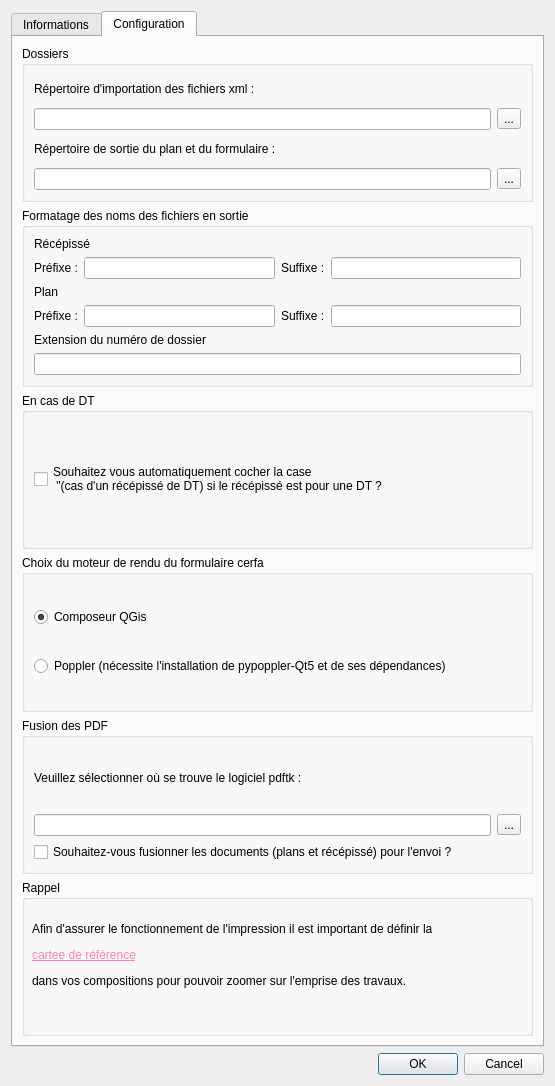
<?xml version="1.0" encoding="UTF-8"?>
<ui version="4.0">
 <class>DICTDialogConfig</class>
 <widget class="QDialog" name="DICTDialogConfig">
  <property name="geometry">
   <rect>
    <x>0</x>
    <y>0</y>
    <width>555</width>
    <height>1086</height>
   </rect>
  </property>
  <property name="windowTitle">
   <string>DICT</string>
  </property>
  <layout class="QGridLayout" name="gridLayout_3">
   <item row="1" column="0">
    <widget class="QDialogButtonBox" name="button_box">
     <property name="orientation">
      <enum>Qt::Horizontal</enum>
     </property>
     <property name="standardButtons">
      <set>QDialogButtonBox::Cancel|QDialogButtonBox::Ok</set>
     </property>
    </widget>
   </item>
   <item row="0" column="0">
    <widget class="QTabWidget" name="tabWidget">
     <property name="currentIndex">
      <number>1</number>
     </property>
     <widget class="QWidget" name="tab">
      <attribute name="title">
       <string>Informations</string>
      </attribute>
      <layout class="QVBoxLayout" name="verticalLayout_15">
       <item>
        <widget class="QGroupBox" name="groupBox">
         <property name="title">
          <string>Coordonnées</string>
         </property>
         <layout class="QGridLayout" name="gridLayout_7">
          <item row="0" column="0" colspan="3">
           <layout class="QVBoxLayout" name="verticalLayout_9">
            <item>
             <widget class="QLabel" name="label">
              <property name="text">
               <string>Dénomination</string>
              </property>
             </widget>
            </item>
            <item>
             <widget class="QLineEdit" name="coordDenom"/>
            </item>
           </layout>
          </item>
          <item row="1" column="0" colspan="3">
           <layout class="QVBoxLayout" name="verticalLayout_8">
            <item>
             <widget class="QLabel" name="label_2">
              <property name="text">
               <string>Personne</string>
              </property>
             </widget>
            </item>
            <item>
             <widget class="QLineEdit" name="coordPersonne"/>
            </item>
           </layout>
          </item>
          <item row="2" column="0" colspan="3">
           <layout class="QVBoxLayout" name="verticalLayout_7">
            <item>
             <widget class="QLabel" name="label_3">
              <property name="text">
               <string>Numéro et voie</string>
              </property>
             </widget>
            </item>
            <item>
             <widget class="QLineEdit" name="coordNumVoie"/>
            </item>
           </layout>
          </item>
          <item row="3" column="0" colspan="3">
           <layout class="QVBoxLayout" name="verticalLayout_6">
            <item>
             <widget class="QLabel" name="label_4">
              <property name="text">
               <string>Lieu Dit /BP</string>
              </property>
             </widget>
            </item>
            <item>
             <widget class="QLineEdit" name="coordBP"/>
            </item>
           </layout>
          </item>
          <item row="4" column="0">
           <layout class="QVBoxLayout" name="verticalLayout_4">
            <item>
             <widget class="QLabel" name="label_5">
              <property name="text">
               <string>Code Postal</string>
              </property>
             </widget>
            </item>
            <item>
             <widget class="QLineEdit" name="coordCP"/>
            </item>
           </layout>
          </item>
          <item row="4" column="1" colspan="2">
           <layout class="QVBoxLayout" name="verticalLayout_5">
            <item>
             <widget class="QLabel" name="label_6">
              <property name="text">
               <string>Commune</string>
              </property>
             </widget>
            </item>
            <item>
             <widget class="QLineEdit" name="coordCommune"/>
            </item>
           </layout>
          </item>
          <item row="5" column="0" colspan="2">
           <layout class="QVBoxLayout" name="verticalLayout_2">
            <item>
             <widget class="QLabel" name="label_7">
              <property name="text">
               <string>Téléphone</string>
              </property>
             </widget>
            </item>
            <item>
             <widget class="QLineEdit" name="coordTel"/>
            </item>
           </layout>
          </item>
          <item row="5" column="2">
           <layout class="QVBoxLayout" name="verticalLayout_3">
            <item>
             <widget class="QLabel" name="label_8">
              <property name="text">
               <string>Fax</string>
              </property>
             </widget>
            </item>
            <item>
             <widget class="QLineEdit" name="coordFax"/>
            </item>
           </layout>
          </item>
         </layout>
        </widget>
       </item>
       <item>
        <widget class="QGroupBox" name="groupBox_2">
         <property name="title">
          <string>Responsable du dossier</string>
         </property>
         <layout class="QVBoxLayout" name="verticalLayout_18">
          <item>
           <layout class="QVBoxLayout" name="verticalLayout">
            <item>
             <widget class="QLabel" name="label_11">
              <property name="text">
               <string>Nom</string>
              </property>
             </widget>
            </item>
            <item>
             <widget class="QLineEdit" name="respNom"/>
            </item>
            <item>
             <widget class="QLabel" name="label_10">
              <property name="text">
               <string>Service</string>
              </property>
             </widget>
            </item>
            <item>
             <widget class="QLineEdit" name="respService"/>
            </item>
            <item>
             <widget class="QLabel" name="label_9">
              <property name="text">
               <string>Téléphone</string>
              </property>
             </widget>
            </item>
            <item>
             <widget class="QLineEdit" name="respTel"/>
            </item>
           </layout>
          </item>
         </layout>
        </widget>
       </item>
       <item>
        <widget class="QGroupBox" name="groupBox_3">
         <property name="title">
          <string>Signataire</string>
         </property>
         <layout class="QVBoxLayout" name="verticalLayout_19">
          <item>
           <layout class="QVBoxLayout" name="verticalLayout_10">
            <item>
             <widget class="QLabel" name="label_12">
              <property name="text">
               <string>Nom</string>
              </property>
             </widget>
            </item>
            <item>
             <widget class="QLineEdit" name="signNom"/>
            </item>
            <item>
             <widget class="QLabel" name="label_13">
              <property name="text">
               <string>Signature</string>
              </property>
             </widget>
            </item>
            <item>
             <widget class="QLineEdit" name="signSignature"/>
            </item>
           </layout>
          </item>
         </layout>
        </widget>
       </item>
       <item>
        <widget class="QGroupBox" name="groupBox_4">
         <property name="title">
          <string>Informations relatives à la dégradation des ouvrages</string>
         </property>
         <layout class="QVBoxLayout" name="verticalLayout_20">
          <item>
           <layout class="QVBoxLayout" name="verticalLayout_12">
            <item>
             <widget class="QLabel" name="label_16">
              <property name="text">
               <string>Numéro de téléphone</string>
              </property>
             </widget>
            </item>
            <item>
             <widget class="QLineEdit" name="TelEndommagement">
              <property name="text">
               <string/>
              </property>
             </widget>
            </item>
            <item>
             <widget class="QLabel" name="label_17">
              <property name="text">
               <string>Numéro du SDIS</string>
              </property>
             </widget>
            </item>
            <item>
             <widget class="QLineEdit" name="Endommagement"/>
            </item>
           </layout>
          </item>
         </layout>
        </widget>
       </item>
      </layout>
     </widget>
     <widget class="QWidget" name="tab_2">
      <attribute name="title">
       <string>Configuration</string>
      </attribute>
      <layout class="QVBoxLayout" name="verticalLayout_17">
       <item>
        <widget class="QGroupBox" name="groupBox_7">
         <property name="title">
          <string>Dossiers</string>
         </property>
         <layout class="QVBoxLayout" name="verticalLayout_13">
          <item>
           <layout class="QGridLayout" name="gridLayout_2">
            <item row="0" column="0">
             <widget class="QLabel" name="label_18">
              <property name="text">
               <string>Répertoire d'importation des fichiers xml :</string>
              </property>
             </widget>
            </item>
            <item row="1" column="0">
             <widget class="QLineEdit" name="configRepXML"/>
            </item>
            <item row="1" column="1">
             <widget class="QToolButton" name="toolButtonXML">
              <property name="text">
               <string>...</string>
              </property>
             </widget>
            </item>
           </layout>
          </item>
          <item>
           <layout class="QGridLayout" name="gridLayout">
            <item row="0" column="0">
             <widget class="QLabel" name="label_14">
              <property name="text">
               <string>Répertoire de sortie du plan et du formulaire :</string>
              </property>
             </widget>
            </item>
            <item row="1" column="0">
             <widget class="QLineEdit" name="configRep"/>
            </item>
            <item row="1" column="1">
             <widget class="QToolButton" name="toolButton">
              <property name="text">
               <string>...</string>
              </property>
             </widget>
            </item>
           </layout>
          </item>
         </layout>
        </widget>
       </item>
       <item>
        <widget class="QGroupBox" name="groupBox_5">
         <property name="title">
          <string>Formatage des noms des fichiers en sortie</string>
         </property>
         <layout class="QVBoxLayout" name="verticalLayout_16">
          <item>
           <layout class="QGridLayout" name="gridLayout_6">
            <item row="0" column="0" colspan="2">
             <widget class="QLabel" name="label_25">
              <property name="text">
               <string>Récépissé</string>
              </property>
             </widget>
            </item>
            <item row="1" column="0">
             <widget class="QLabel" name="label_27">
              <property name="text">
               <string>Préfixe :</string>
              </property>
             </widget>
            </item>
            <item row="1" column="1">
             <widget class="QLineEdit" name="prefRecep"/>
            </item>
            <item row="1" column="2">
             <widget class="QLabel" name="label_28">
              <property name="text">
               <string>Suffixe :</string>
              </property>
             </widget>
            </item>
            <item row="1" column="3">
             <widget class="QLineEdit" name="sufRecep"/>
            </item>
           </layout>
          </item>
          <item>
           <layout class="QGridLayout" name="gridLayout_4">
            <item row="0" column="0">
             <widget class="QLabel" name="label_29">
              <property name="text">
               <string>Plan</string>
              </property>
             </widget>
            </item>
            <item row="1" column="0">
             <widget class="QLabel" name="label_30">
              <property name="text">
               <string>Préfixe :</string>
              </property>
             </widget>
            </item>
            <item row="1" column="1">
             <widget class="QLineEdit" name="prefPlan"/>
            </item>
            <item row="1" column="2">
             <widget class="QLabel" name="label_31">
              <property name="text">
               <string>Suffixe :</string>
              </property>
             </widget>
            </item>
            <item row="1" column="3">
             <widget class="QLineEdit" name="sufPlan"/>
            </item>
           </layout>
          </item>
          <item>
           <layout class="QVBoxLayout" name="verticalLayout_11">
            <item>
             <widget class="QLabel" name="label_15">
              <property name="text">
               <string>Extension du numéro de dossier</string>
              </property>
             </widget>
            </item>
            <item>
             <widget class="QLineEdit" name="configExtension"/>
            </item>
           </layout>
          </item>
         </layout>
        </widget>
       </item>
       <item>
        <widget class="QGroupBox" name="groupBox_8">
         <property name="title">
          <string>En cas de DT</string>
         </property>
         <layout class="QVBoxLayout" name="verticalLayout_23">
          <item>
           <widget class="QCheckBox" name="casDT">
            <property name="text">
             <string>Souhaitez vous automatiquement cocher la case
 &quot;(cas d'un récépissé de DT) si le récépissé est pour une DT ?</string>
            </property>
           </widget>
          </item>
         </layout>
        </widget>
       </item>
       <item>
        <widget class="QGroupBox" name="groupBox_6">
         <property name="title">
          <string>Choix du moteur de rendu du formulaire cerfa</string>
         </property>
         <layout class="QVBoxLayout" name="verticalLayout_21">
          <item>
           <widget class="QRadioButton" name="radioQGisComposer">
            <property name="text">
             <string>Composeur QGis</string>
            </property>
            <property name="checked">
             <bool>true</bool>
            </property>
           </widget>
          </item>
          <item>
           <widget class="QRadioButton" name="radioPoppler">
            <property name="text">
             <string>Poppler (nécessite l'installation de pypoppler-Qt5 et de ses dépendances)</string>
            </property>
           </widget>
          </item>
         </layout>
        </widget>
       </item>
       <item>
        <widget class="QGroupBox" name="groupBox_9">
         <property name="title">
          <string>Fusion des PDF</string>
         </property>
         <layout class="QVBoxLayout" name="verticalLayout_22">
          <item>
           <layout class="QGridLayout" name="gridLayout_5">
            <item row="0" column="0">
             <widget class="QLabel" name="label_26">
              <property name="text">
               <string>Veuillez sélectionner où se trouve le logiciel pdftk :</string>
              </property>
             </widget>
            </item>
            <item row="1" column="0">
             <widget class="QLineEdit" name="configPDFTK"/>
            </item>
            <item row="1" column="1">
             <widget class="QToolButton" name="toolButtonPDFTK">
              <property name="text">
               <string>...</string>
              </property>
             </widget>
            </item>
           </layout>
          </item>
          <item>
           <widget class="QCheckBox" name="fusionPDF">
            <property name="text">
             <string>Souhaitez-vous fusionner les documents (plans et récépissé) pour l'envoi ?</string>
            </property>
           </widget>
          </item>
         </layout>
        </widget>
       </item>
       <item>
        <widget class="QGroupBox" name="groupBox_10">
         <property name="title">
          <string>Rappel</string>
         </property>
         <property name="flat">
          <bool>false</bool>
         </property>
         <widget class="QLabel" name="label_19">
          <property name="geometry">
           <rect>
            <x>10</x>
            <y>30</y>
            <width>491</width>
            <height>91</height>
           </rect>
          </property>
          <property name="text">
           <string>&lt;html&gt;&lt;head/&gt;&lt;body&gt;&lt;p&gt;Afin d'assurer le fonctionnement de l'impression il est important de définir la &lt;/p&gt;&lt;p&gt;&lt;a href=&quot;https://docs.qgis.org/testing/en/docs/user_manual/print_composer/overview_composer.html#general-settings&quot;&gt;&lt;span style=&quot; text-decoration: underline; color:#ff85a6;&quot;&gt;cartee de référence&lt;/span&gt;&lt;/a&gt;&lt;/p&gt;&lt;p&gt;dans vos compositions pour pouvoir zoomer sur l'emprise des travaux.&lt;/p&gt;&lt;/body&gt;&lt;/html&gt;</string>
          </property>
         </widget>
        </widget>
       </item>
      </layout>
     </widget>
    </widget>
   </item>
  </layout>
 </widget>
 <tabstops>
  <tabstop>coordDenom</tabstop>
  <tabstop>coordPersonne</tabstop>
  <tabstop>coordNumVoie</tabstop>
  <tabstop>coordBP</tabstop>
  <tabstop>coordCP</tabstop>
  <tabstop>coordCommune</tabstop>
  <tabstop>coordTel</tabstop>
  <tabstop>coordFax</tabstop>
  <tabstop>respNom</tabstop>
  <tabstop>respService</tabstop>
  <tabstop>respTel</tabstop>
  <tabstop>signNom</tabstop>
  <tabstop>signSignature</tabstop>
  <tabstop>TelEndommagement</tabstop>
  <tabstop>Endommagement</tabstop>
  <tabstop>configRep</tabstop>
  <tabstop>toolButton</tabstop>
  <tabstop>configRepXML</tabstop>
  <tabstop>toolButtonXML</tabstop>
  <tabstop>configExtension</tabstop>
  <tabstop>casDT</tabstop>
  <tabstop>button_box</tabstop>
 </tabstops>
 <resources/>
 <connections>
  <connection>
   <sender>button_box</sender>
   <signal>accepted()</signal>
   <receiver>DICTDialogConfig</receiver>
   <slot>accept()</slot>
   <hints>
    <hint type="sourcelabel">
     <x>20</x>
     <y>20</y>
    </hint>
    <hint type="destinationlabel">
     <x>20</x>
     <y>20</y>
    </hint>
   </hints>
  </connection>
  <connection>
   <sender>button_box</sender>
   <signal>rejected()</signal>
   <receiver>DICTDialogConfig</receiver>
   <slot>reject()</slot>
   <hints>
    <hint type="sourcelabel">
     <x>20</x>
     <y>20</y>
    </hint>
    <hint type="destinationlabel">
     <x>20</x>
     <y>20</y>
    </hint>
   </hints>
  </connection>
 </connections>
</ui>
